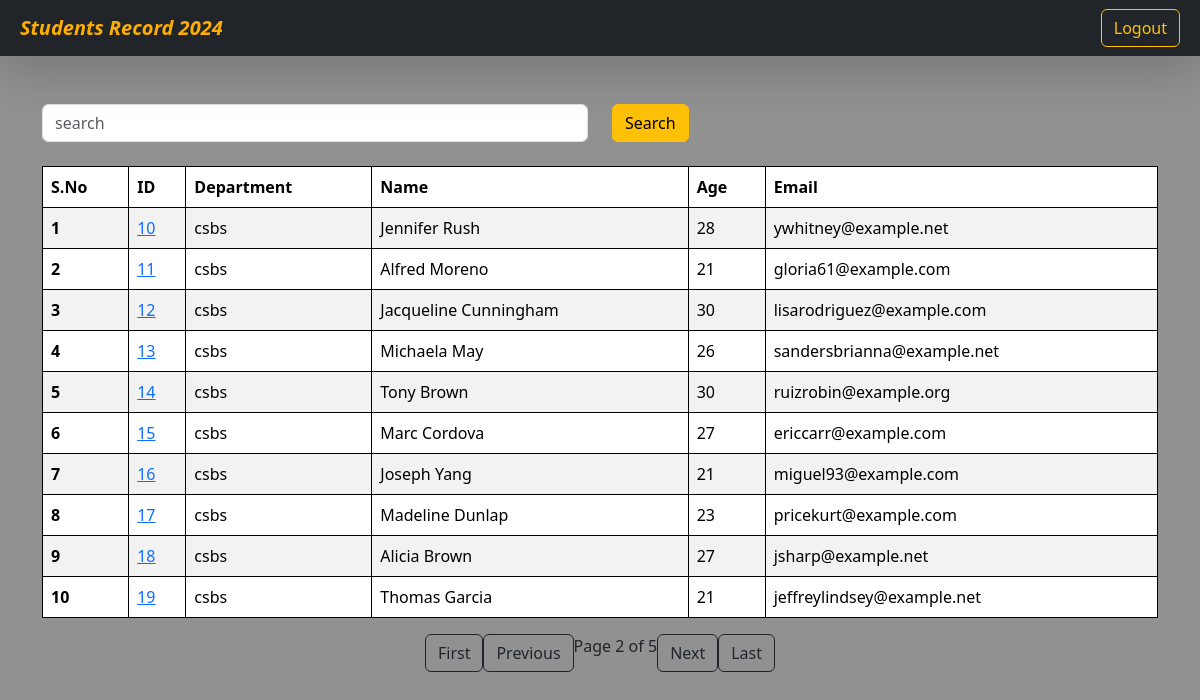
The page /students/?search=&page=2 on the database its author committed.
### vege/models.py (models this page shows, shortened)
class Student(models.Model):
    department = models.ForeignKey(Department ,related_name = "depart" , on_delete = models.CASCADE)
    student_id = models.OneToOneField(StudentID, related_name="studentid" ,on_delete=models.CASCADE)
    student_name = models.CharField(max_length= 100)
    student_email = models.EmailField()
    student_age = models.IntegerField(default= 18)
    student_address = models.TextField()
    is_deleted = models.BooleanField(default = False)
    objects = StudentManager()
    admin_objects = models.Manager()
    class Meta:
        ordering = ['student_name']
        verbose_name="student"

class StudentID(models.Model):
    student_id = models.CharField(max_length=100)
    def __str__(self) -> str:
        return self.student_id

class Department(models.Model):
    department= models.CharField(max_length=100)
    class Meta:
        ordering = ['department']

### vege/views.py (the view, shortened to what this page needs)
# urls.py: path('students/',get_students, name="get_students"),
def get_students(request):
    queryset = Student.objects.all().order_by('student_id')
    search_query = request.GET.get('search', '')
    paginator = Paginator(queryset, 10)
    page_number = request.GET.get("page")
    page_obj = paginator.get_page(page_number)
    context = {
        'page_obj': page_obj,
        'search_query': search_query,
        'queryset' : page_obj
    }
    print(context)
    return render(request, 'report/students.html' ,context )

### vege/models.py (called while the page is built)
    def get_queryset(self):
        return super().get_queryset().filter(is_deleted =  False)

### vege/templates/report/students.html (shortened to what this page needs)
{% extends "base.html" %}
{% block start %}
<nav class="navbar p-2 bg-dark shadow-lg " >
  <div class="container-fluid">
    <a class="navbar-brand fst-italic fw-bold text-centered" style="color: rgb(255, 174, 0);">Students Record 2024 </a>
    <form class="d-flex" role="search">
      <a  href="/student_logout/" class="btn btn-outline-warning" type="submit">
          Logout
      </a>
    </form>
  </div>
</nav>
<div class="container mt-5 ">
  <form class="mb-4">
    <div class="row">
      <div class="col-md-6">
          <input class="form-control" name="search" placeholder="search">
      </div>
      <div class="col-md-6">
        <button class="btn btn-warning">Search</button>
    </div>
  </form>
</div>
    <table class="table table-striped">
        <thead>
          <tr>
            <th scope="col">S.No</th>
            <th scope="col">ID</th>
            <th scope="col">Department</th>
            <th scope="col">Name</th>
            <th scope="col">Age</th>
            <th scope="col">Email</th>
          </tr>
        </thead>
        <tbody>
            {% for student in queryset %}
          <tr>
            <th scope="row">{{ forloop.counter }}</th>
                <td>
                  <a href="{% url 'see_marks' student.student_id %}">{{ student.student_id}}</a>
                  </td>
                <td>{{ student.department.department }}</td>
                <td>{{ student.student_name }}</td>
                <td>{{ student.student_age }}</td>
                <td>{{ student.student_email }}</td>
          </tr>
          {% endfor %}
          </tbody>
      </table>
      <nav aria-label="Page navigation example">
        <ul class="pagination justify-content-center">
            {% if page_obj.has_previous %}
                <li class="page-item">
                    <a  href="?search={{ search_query }}&page=1" class="btn btn-outline-dark" type="submit">
                      First
                    </a>
                </li>
                <li class="page-item">
                    <a  href="?search={{ search_query }}&page={{ page_obj.previous_page_number }}" class="btn btn-outline-dark" type="submit">
                      Previous
                    </a>
                </li>
            {% endif %}
            <span class="current">
                Page {{ page_obj.number }} of {{ page_obj.paginator.num_pages }}
            </span>
            {% if page_obj.has_next %}
                <li class="page-item">
                    <a  href="?search={{ search_query }}&page={{ page_obj.next_page_number }}" class="btn btn-outline-dark" type="submit">
                      Next
                    </a>
                </li>
                <li class="page-item">
                  <a  href="?search={{ search_query }}&page={{ page_obj.paginator.num_pages }}" class="btn btn-outline-dark" type="submit">
                    Last
                  </a>
                </li>
            {% endif %}
        </ul>
    </nav>
{% endblock %}

### home/templates/base.html (style rules this page uses)
table, th, td { border: 1px solid black; }

### rows shown on the page
Student: student_id "10", department.department "csbs", student_name "Jennifer Rush", student_age "28", student_email "ywhitney@example.net"
Student: student_id "11", department.department "csbs", student_name "Alfred Moreno", student_age "21", student_email "gloria61@example.com"
Student: student_id "12", department.department "csbs", student_name "Jacqueline Cunningham", student_age "30", student_email "lisarodriguez@example.com"
Student: student_id "13", department.department "csbs", student_name "Michaela May", student_age "26", student_email "sandersbrianna@example.net"
Student: student_id "14", department.department "csbs", student_name "Tony Brown", student_age "30", student_email "ruizrobin@example.org"
Student: student_id "15", department.department "csbs", student_name "Marc Cordova", student_age "27", student_email "ericcarr@example.com"
Student: student_id "16", department.department "csbs", student_name "Joseph Yang", student_age "21", student_email "miguel93@example.com"
Student: student_id "17", department.department "csbs", student_name "Madeline Dunlap", student_age "23", student_email "pricekurt@example.com"
Student: student_id "18", department.department "csbs", student_name "Alicia Brown", student_age "27", student_email "jsharp@example.net"
Student: student_id "19", department.department "csbs", student_name "Thomas Garcia", student_age "21", student_email "jeffreylindsey@example.net"

### other values the page prints
{{ page_obj.number }} "2"
{{ page_obj.paginator.num_pages }} "5"
